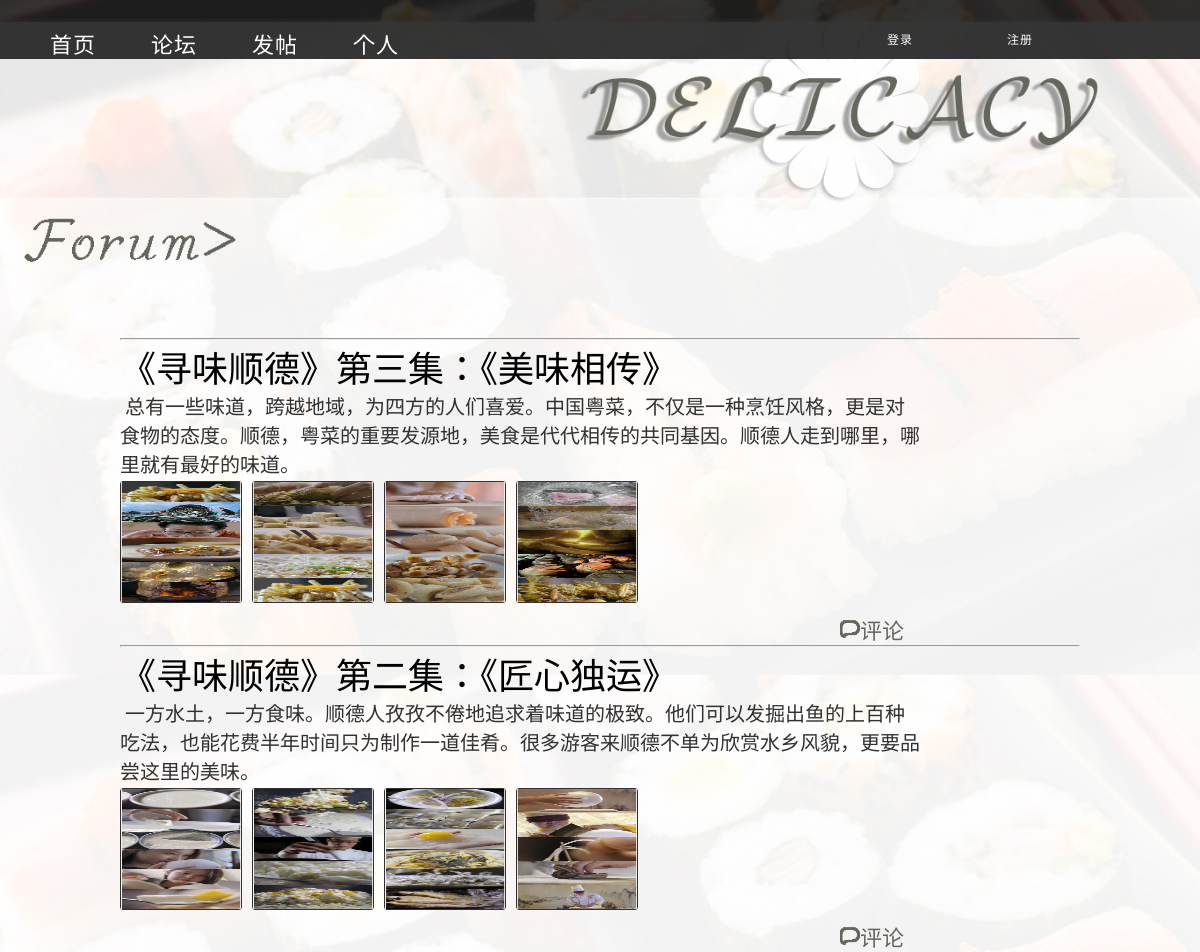
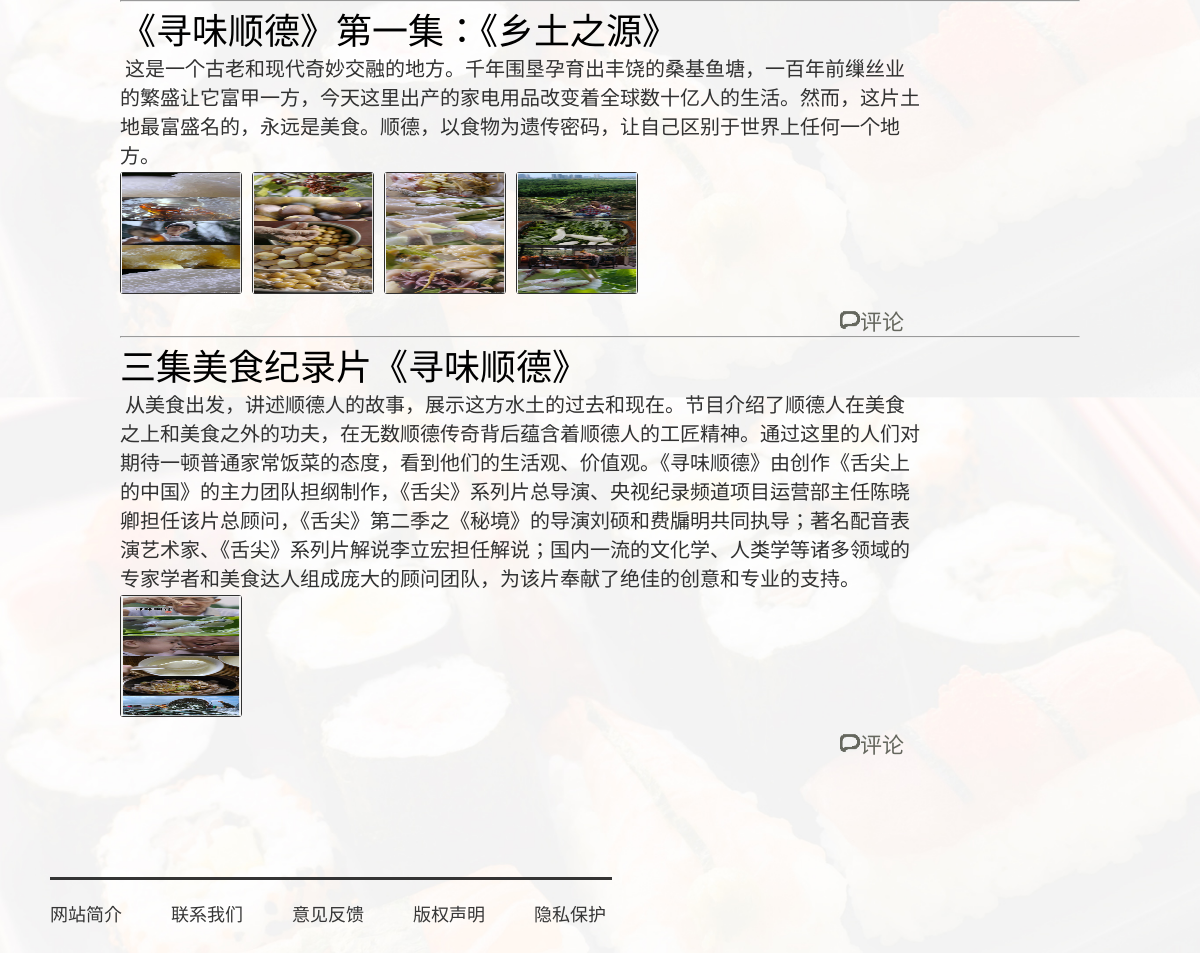
/forum.php, run on the app's committed database (2 pictures, top to bottom).
### tables this page shows
CREATE TABLE IF NOT EXISTS `posts` (
  `post_id` int(10) NOT NULL AUTO_INCREMENT,
  `title` varchar(50) NOT NULL,
  `content` varchar(5000) NOT NULL,
  `user` varchar(20) NOT NULL,
  `date` date NOT NULL,
  `time` time NOT NULL,
  `num_com` int(5) NOT NULL DEFAULT '0',
  `pic1` varchar(500) DEFAULT NULL,
  `pic2` varchar(500) DEFAULT NULL,
  `pic3` varchar(500) DEFAULT NULL,
  `pic4` varchar(500) DEFAULT NULL,
  PRIMARY KEY (`post_id`)
);

### forum.php (the view, shortened to what this page needs)
<!doctype html>
<html>
<head>
<link type="text/css" rel="stylesheet" href="css/forum.css">
</head>
<body background="images/forum_bg.jpg">
<div class="header">
<div class="header_wrapper">
<div class="g_container">
<ul class='nav'>
  <li><a href="index.php">首页</a></li>
  <li><a id="active" href="forum.php">论坛</a></li>
  <li><a href="post.php">发帖</a></li>
  <li><a href="privacy.php">个人</a></li>
</ul>
<div class="log_res">
<?php
     	include("./common/users.php");
	 ?>
</div>
</div>
</div>
</div>
<br class="clearfloat" />
<div class="mainContent">
  <div class="content">
  <?php
		require "./common/config.php";
		$query="select * from posts order by date desc,time desc";
		$result=mysql_query($query);
		while($r_array=mysql_fetch_array($result)){
			$post_id=$r_array["post_id"];
			echo "<hr>";
			echo "<FORM method=\"post\" action=\"comment.php?post_id=",$post_id,"\">";
			echo "<div class=\"topic\">";
			echo $r_array["title"];
			echo "</div>";
			echo "<div class=\"instruct\">";
			echo $r_array["content"];
			echo "</div>";
			echo "<p>";
			echo "<ul class=\"picture\">";
			if($r_array["pic1"]!=""){
				echo "<li class='pic01'> <a href=\"#\"> <img src=\"upload/",$r_array["pic1"],"\" width=\"120px\" height=\"120px\"></a></li>";
			}
			if($r_array["pic2"]!=""){
				echo "<li class='pic02'> <a href=\"#\"> <img src=\"upload/",$r_array["pic2"],"\" width=\"120px\" height=\"120px\"></a></li>";
			}
			if($r_array["pic3"]!=""){
				echo "<li class='pic03'> <a href=\"#\"> <img src=\"upload/",$r_array["pic3"],"\" width=\"120px\" height=\"120px\"></a></li>";
			}
			if($r_array["pic4"]!=""){
				echo "<li class='pic04'> <a href=\"#\"> <img src=\"upload/",$r_array["pic4"],"\" width=\"120px\" height=\"120px\"></a></li>";
			}
			echo "</ul>";
			echo "<p>";
			echo "<div class=\"comment\">";
        	echo "<div class=\"click\">";
        	echo "<img src=\"images/comment.png\">";
        	echo "<INPUT TYPE=\"button\" value=\"评论\">";
        	echo "</div>";
        	echo "</div>";
      		echo "</FORM>";
		}
	?>
  </div>
</div>
<br class="clearfloat" />
<div class="footer">
  <div class="g_container">
    <div class="f_line"></div>
    <ul>
      <li><a href="#">网站简介</a></li>
      <li><a href="#">联系我们</a></li>
      <li><a href="#">意见反馈</a></li>
      <li><a href="#">版权声明</a></li>
      <li><a href="#">隐私保护</a></li>
    </ul>
  </div>
</div>
</body>
</html>

### common/users.php (shortened to what this page needs)
<!DOCTYPE html PUBLIC "-//W3C//DTD XHTML 1.0 Transitional//EN" "http://www.w3.org/TR/xhtml1/DTD/xhtml1-transitional.dtd">
<html xmlns="http://www.w3.org/1999/xhtml">
<head>
</head>
<body>
		<?php
			if(isset($_SESSION["num"])){
				require "./common/config.php";
				$num=$_SESSION["num"];
				if(@$_SESSION["type"]=="admin") $query="select * from administrators where num=\"$num\"";
				else $query="select * from users where num=\"$num\"";
				$result=mysql_query($query);
				$name=mysql_result($result,0,"name");
				mysql_close($hd);
				echo "<a href=\"./common/logout.php\">退出登录</a>";
				if(@$_SESSION["type"]=="admin") echo "<a href=\"admin_personal.php\">".$name."</a>";
				else echo "<a href=\"privacy.php\">".$name."</a>";
			}
			else{
				echo "<a href=\"register.php\">注册</a>";
				echo "<a href=\"login.php\">登录</a>";
			}
		?>
</body>
</html>

### common/config.php (shortened to what this page needs)
<!DOCTYPE html PUBLIC "-//W3C//DTD XHTML 1.0 Transitional//EN" "http://www.w3.org/TR/xhtml1/DTD/xhtml1-transitional.dtd">
<html xmlns="http://www.w3.org/1999/xhtml">
<head>
</head>
<body>
</body>
</html>

### css/forum.css (style rules this page uses)
* { margin: 0; padding: 0; }
html, body, ul, li, div, span, a, h1, h2, h3, h4, h5, h6, input, label, img, p { padding: 0; margin: 0; }
a { text-decoration: none; }
ul, li { list-style: none; }
.g_container { width: 1100px; margin: 0 auto; }
body { width: 100%; height: 100%; background:#fff url(../images/forum_bg.jpg) no-repeat left top; background-size:100%; }
.header { height: 70px; }
.header_wrapper { width: 100%; position: fixed; z-index: 999; background-color: rgba(32,32,32,0.9); }
.nav { float: left; width: 500px; height: 100%; margin-top: 27px; }
.nav li { float: left; display: inline-block; margin-right: 55px; letter-spacing: 1px; }
.nav li a { color: #ffffff; font-size: 22px; }
.log_res { float:left; width:500px; height:100%; margin-top:30px; margin-left:50px; }
.log_res a { float:right; display: block; width: 80px; height: 18px; text-align: center; font-size: 12px; text-decoration: none; color: #fff; margin-right:40px; display:inline-block; letter-spacing:1px; }
.footer { width: 100%; margin-top: 100px; }
.f_line { width: 562px; border-bottom: 3px solid rgba(32,32,32,0.9); }
.footer ul { margin-top: 20px; padding-bottom: 70px; }
.footer ul li { float: left; }
.footer ul li a { display: inline-block; font-size: 18px; color: rgba(32,32,32,0.9); margin-right: 49px; }
.content { margin:auto; margin-top:250px; width: 960px; overflow: hidden; }
.topic { font-size:36px; clear:both; height: 36px; margin-bottom: 15px; }
.instruct { width:800px; resize:none; color:#313131; font-size: 20px; text-indent: 5px; margin-bottom: 3px; }
.picture { overflow: hidden; }
.picture li { width:120px; height: 120px; border-radius: 3px; border:1px solid #313131; float: left; margin:0 10px 10px 0; position: relative; }
.picture li a { width:120px; height: 120px; position: absolute; }
.comment { width:800px; }
.comment img { margin-left:720px; width:20px; height:20px; }
.comment input { font-size:22px; color:#65675E; border:none; background-color:rgba(0,0,0,0); }

### data on the page
posts: title "《寻味顺德》第三集：《美味相传》", content "总有一些味道，跨越地域，为四方的人们喜爱。中国粤菜，不仅是一种烹饪风格，更是对食物的态度。顺德，粤菜的重要发源地，美食是代代相传的共同基因。顺德人走到哪里，哪里就有最好的味道。", pic1 (picture), pic2 (picture), pic3 (picture), pic4 (picture)
posts: title "《寻味顺德》第二集：《匠心独运》", content "一方水土，一方食味。顺德人孜孜不倦地追求着味道的极致。他们可以发掘出鱼的上百种吃法，也能花费半年时间只为制作一道佳肴。很多游客来顺德不单为欣赏水乡风貌，更要品尝这里的美味。", pic1 (picture), pic2 (picture), pic3 (picture), pic4 (picture)
posts: title "《寻味顺德》第一集：《乡土之源》", content "这是一个古老和现代奇妙交融的地方。千年围垦孕育出丰饶的桑基鱼塘，一百年前缫丝业的繁盛让它富甲一方，今天这里出产的家电用品改变着全球数十亿人的生活。然而，这片土地最富盛名的，永远是美食。顺德，以食物为遗传密码，让自己区别于世界上任何一个地方。", pic1 (picture), pic2 (picture), pic3 (picture), pic4 (picture)
posts: title "三集美食纪录片《寻味顺德》", content "从美食出发，讲述顺德人的故事，展示这方水土的过去和现在。节目介绍了顺德人在美食之上和美食之外的功夫，在无数顺德传奇背后蕴含着顺德人的工匠精神。通过这里的人们对期待一顿普通家常饭菜的态度，看到他们的生活观、价值观。《寻味顺德》由创作《舌尖上的中国》的主力团队担纲制作，《舌尖》系列片总导演、央视纪录频道项目运营部主任陈晓卿担任该片总顾问，《舌尖》第二季之《秘境》的导演刘硕和费牖明共同执导；著名配音表演艺术家、《舌尖》系列片解说李立宏担任解说；国内一流的文化学、人类学等诸多领域的专家学者和美食达人组成庞大的顾问团队，为该片奉献了绝佳的创意和专业的支持。", pic1 (picture)
